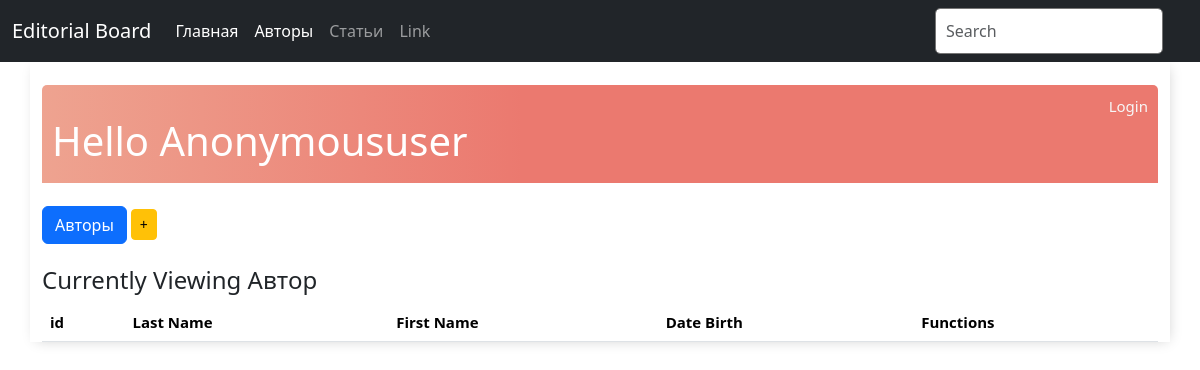
Page /display_authors/ on the earlier database version.
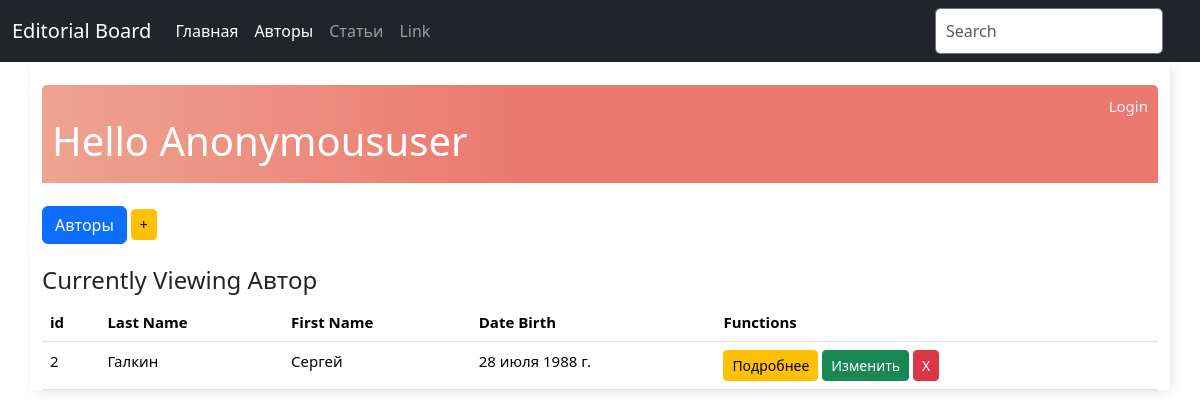
Same page on the later database version.
### base/models.py (models this page shows, shortened)
class Person(models.Model):
    last_name = models.CharField(max_length=100, verbose_name="Фамилия автора")
    first_name = models.CharField(max_length=100, verbose_name="Имя автора")
    date_of_birth = models.DateField(verbose_name="Дата рождения", null=True, blank=True)
    class Meta:
        abstract = True

class Author(Person):
    pass

### base/views.py (the view)
# urls.py: path('display_authors/', views.display_authors, name='display_authors'),
def display_authors(request):
    authors = Author.objects.all()
    context = {
        'authors': authors,
        'header': 'Автор'
    }
    return render(request, 'author_list.html', context)

### base/templates/author_list.html (shortened to what this page needs)
{% extends 'base.html' %}
{% block content %}
<br>
<div class="header-bar">
    <div>
        <br>
        <h1>Hello {{ request.user|title }}</h1>
    </div>
    {% if request.user.is_authenticated %}
    <a href="{% url 'logout' %}">Logout</a>
    {% else %}
    <a href="{% url 'login' %}">Login</a>
    {% endif %}
</div>
<br>
<div class="button-group">
    <a href="{% url 'display_authors' %}" class="btn btn-primary btn-end" role="button">Авторы</a>
    <a href="{% url 'add_author' %}" class="btn btn-warning btn-sm" role="button"> +</a>
</div>
<br>
<h4>Currently Viewing {{ header }}</h4>
<table class="table table-hover">
    <thead>
        <tr>
            <th>id</th>
            <th>Last Name</th>
            <th>First Name</th>
            <th>Date Birth</th>
            <th>Functions</th>
        </tr>
    </thead>
    <tbody>
        {% for author in authors %}
            <tr>
                <td>{{ author.pk }}</td>
                <td>{{ author.last_name }}</td>
                <td>{{ author.first_name }}</td>
                <td>{{ author.date_of_birth }}</td>
                <td>
                    <a href="{% url 'author_detail' author.pk %}" class="btn btn-warning btn-sm" role="button"> Подробнее</a>
                    <a href="{% url 'edit_author' author.pk %}" class="btn btn-success btn-sm" role="button">Изменить</a>
                    <a href="{% url 'delete_author' author.pk %}" class="btn btn-danger btn-sm" role="button">X</a>
                </td>
            </tr>
        {% endfor %}
    </tbody>
</table>
{% endblock content %}

Differences in the rows shown:
added Author: pk "2", last_name "Галкин", first_name "Сергей", date_of_birth "28 июля 1988 г."
